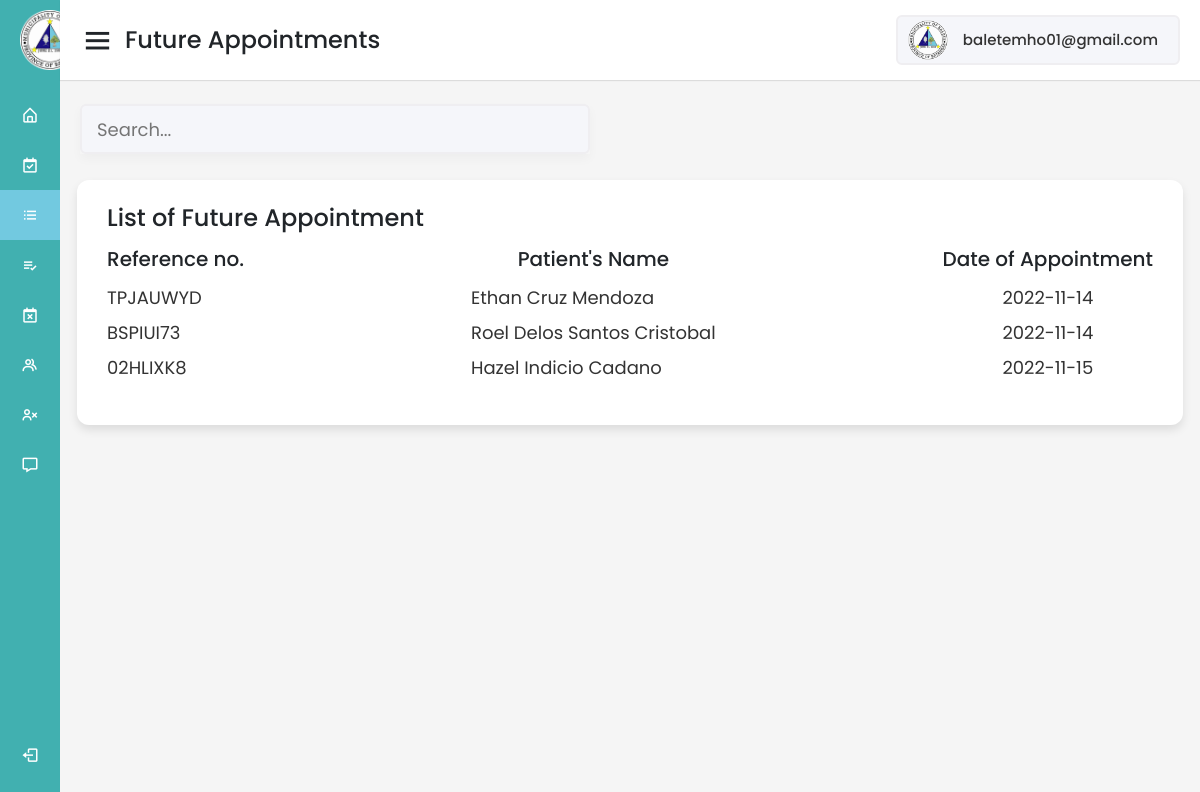
Screenshot of /Admin_Interface/listofapp/listofappointment.php (signed in) with the database file from the repository.
### tables this page shows
CREATE TABLE `registration` (
  `id` int(11) NOT NULL,
  `user_id` int(11) NOT NULL,
  `lastname` varchar(255) NOT NULL,
  `firstname` varchar(255) NOT NULL,
  `middlename` varchar(255) NOT NULL,
  `suffix` varchar(100) NOT NULL,
  `gender` varchar(50) NOT NULL,
  `dob` date NOT NULL,
  `age` varchar(255) NOT NULL,
  `contact` varchar(15) NOT NULL,
  `email` varchar(255) NOT NULL,
  `address` varchar(255) NOT NULL,
  `barangay` varchar(255) NOT NULL,
  `img` varchar(255) NOT NULL,
  `password` varchar(255) NOT NULL,
  `confirmpassword` varchar(255) NOT NULL,
  `usertype` varchar(255) NOT NULL,
  `verifycode` varchar(255) NOT NULL,
  `verified` varchar(255) NOT NULL
);

CREATE TABLE `appointment` (
  `id` int(11) NOT NULL,
  `reference` varchar(255) NOT NULL,
  `fullname` varchar(255) NOT NULL,
  `suffix` varchar(255) NOT NULL,
  `age` varchar(255) NOT NULL,
  `gender` varchar(255) NOT NULL,
  `contact` varchar(255) NOT NULL,
  `email` varchar(255) NOT NULL,
  `address` varchar(255) NOT NULL,
  `barangay` varchar(255) NOT NULL,
  `typeofapp` varchar(255) NOT NULL,
  `timeofapp` varchar(255) NOT NULL,
  `dateofapp` date NOT NULL,
  `status` varchar(255) NOT NULL,
  `dateofreq` varchar(255) NOT NULL,
  `now` varchar(255) NOT NULL DEFAULT ''
);

### Admin_Interface/listofapp/listofappointment.php (the view, shortened to what this page needs)
<?php
$email = $_SESSION['txtEmail'];
?>
<!DOCTYPE html>
<html lang="en">
<head>
    <link href='https://unpkg.com/boxicons@2.0.7/css/boxicons.min.css' rel='stylesheet'>
    <link rel="stylesheet" href="https://cdnjs.cloudflare.com/ajax/libs/bootstrap/4.6.1/css/bootstrap.min.css">
    <link rel="stylesheet" href="http://maxcdn.bootstrapcdn.com/font-awesome/4.2.0/css/font-awesome.min.css">
    <link rel="stylesheet" href="listofapp.css">
</head>
<body>
    <div class="sidebar">
        <div class="logo-details">
            <img src="../image/logo.png" alt="" class="logo">
          <span class="logo_name">BMHO</span>
        </div>
          <ul class="nav-links">
            <li>
              <a href="../home_admin/admin-home.php" >
                <i class='bx bx-home-alt' ></i>
                <span class="links_name">Home</span>
              </a>
            </li>
            <li>
                <a href="../todayssched/todayssched.php">
                  <i class='bx bx-calendar-check' ></i>
                  <span class="links_name">Today's Schedule</span>
                </a>
              </li>
            <li>
              <a href="#" class="active">
                <i class='bx bx-list-ul' ></i>
                <span class="links_name">Future Appointment</span>
              </a>
            </li>
            <li>
              <a href="../doneapp/doneappointment.php">
                <i class='bx bx-list-check' ></i>
                <span class="links_name">Done Appointment</span>
              </a>
            </li>
            <li>
              <a href="../cancelledapp/cancelapp.php">
                <i class='bx bx-calendar-x' ></i>
                <span class="links_name">Cancelled</span>
              </a>
            </li>
            <li>
              <a href="../useracc/useraccount.php">
                <i class='bx bx-group' ></i>
                <span class="links_name">User Account</span>
              </a>
            </li>
            <li>
              <a href="../archivedacc/archived.php">
                <i class='bx bx-user-x' ></i>
                <span class="links_name">Archived Account</span>
              </a>
            </li>
            <li>
              <a href="../messages/messages.php">
                <i class='bx bx-message' ></i>
                <span class="links_name">Messages</span>
              </a>
            </li>
            <li class="log_out">
              <a href="" data-bs-toggle="modal" data-bs-target="#exampleModalCenter">
                <i class='bx bx-log-out'></i>
                <span class="links_name">Log out</span>
              </a>
            </li>
          </ul>
      </div>
      <section class="home-section">
        <nav>
          <div class="sidebar-button">
            <i class='bx bx-menu sidebarBtn'></i>
            <span class="dashboard">Future Appointments</span>
          </div>
          <?php
          include '../../database/config.php';
          $query = mysqli_query($conn, "SELECT * FROM registration WHERE email = '$email'")
          or die('query failed');
          if(mysqli_num_rows($query) > 0) {
            $items = mysqli_fetch_assoc($query);
          }
          ?>
          <li style="list-style: none"><a href="../adminprofile/admin-profile.php?lastname=<?php echo $items['lastname']?> &firstname=<?php echo $items['firstname']?> &middlename=<?php echo $items['middlename']?> &gender=<?php echo $items['gender']?> &suffix=<?php echo $items['suffix']?> &dob=<?php echo $items['dob'] ?>&age=<?php echo $items['age']?> &contact=<?php echo $items['contact']?> &email=<?php echo $items['email']?> &address=<?php echo $items['address']?> &barangay=<?php echo $items['barangay']?> &img=<?php echo $items['img'] ?>" class="profile-details"><img class="dp" src="<?php echo "../../admin_interface/upload/".$items['img']; ?>" alt="">
            <span class="admin_name"><?php echo $email ?></span></a></li>
        </nav>
        <div class="home-content">
          <div class="overview-boxes">
          <div class="search-box">
                <input id="myInput" type="text" name="" placeholder="Search..." style="width:510px">
              </div>
          </div>
          <div class="sales-boxes">
            <div class="recent-sales box">
              <div class="title" >List of Future Appointment</div>
              <div class="sales-details" id="myTable">
                <ul class="details">
                  <li class="topic" >Reference no.</li>
                  <?php
                    include '../database/config.php';
                    $query = "SELECT * FROM appointment WHERE dateofapp != now && status = 'pending' ORDER BY dateofapp";
                    $query_run = mysqli_query($conn, $query);
                    if(mysqli_num_rows($query_run) > 0) {
                      foreach($query_run as $items) {
                        ?>
                        <li> <a href="view-futureapp.php?reference=<?php echo $items['reference']?> &fullname=<?php echo $items['fullname']?> &typeofapp=<?php echo $items['typeofapp']?> &timeofapp=<?php echo $items['timeofapp']?> &dateofapp=<?php echo $items['dateofapp']?> &now=<?php echo $items['now']?>"><?= ucwords($items['reference']) ?> </a></li>
                    <?php
                      }
                    }
                  ?>
                </ul>
                <ul class="details">
                <li class="topic">Patient's Name</li>
                <?php
                  include '../database/config.php';
                  $query = "SELECT * FROM `appointment` WHERE dateofapp != now && status = 'pending' ORDER BY dateofapp";
                  $query_run = mysqli_query($conn, $query);
                  if(mysqli_num_rows($query_run) > 0) {
                  foreach($query_run as $items) {
                ?>
                <li class="pname"><a href="view-futureapp.php?reference=<?php echo $items['reference']?> &fullname=<?php echo $items['fullname']?> &typeofapp=<?php echo $items['typeofapp']?> &timeofapp=<?php echo $items['timeofapp']?> &dateofapp=<?php echo $items['dateofapp']?> &now=<?php echo $items['now']?>"><?= ucwords($items['fullname']) ?></a></li>
                <?php
                      }
                    }
                ?>
              </ul>
              <ul class="details">
                <li class="topic">Date of Appointment</li>
                <?php
                  include '../database/config.php';
                  $query = "SELECT * FROM appointment WHERE dateofapp != now && status = 'pending' ORDER BY dateofapp";
                  $query_run = mysqli_query($conn, $query);
                  if(mysqli_num_rows($query_run) > 0) {
                  foreach($query_run as $items) {
                ?>
                <li class="doa"><a href="" style='cursor: default;'><?= ucwords($items['dateofapp']) ?></a></li>
                <?php
                      }
                    }
                ?>
              </ul>
              </div>
            </div>
          </div>
        </div>
      </section>
</body>
</html>

### Admin_Interface/listofapp/listofapp.css (style rules this page uses)
:root { --lightblue: #72c9e0; --darkblue: #41b0b0; --white: #fff; --black: #000000; --gray: #ede4e4; --box-shadow: 0 3px 6px rgba(0,0,0,0.13); }
* { margin: 0; padding: 0; box-sizing: border-box; font-family: 'Poppins', sans-serif; text-decoration: none !important; }
.sidebar { position: fixed; height: 100%; width: 240px; background: var(--darkblue); transition: all 0.5s ease; }
.logo { padding: 10px 20px; height: 80px; }
.sidebar .logo-details { height: 80px; display: flex; align-items: center; }
.sidebar .logo-details .logo_name { color: #fff; font-size: 27px; font-weight: 500; }
.sidebar .nav-links { margin-top: 10px; }
.sidebar .nav-links li { position: relative; list-style: none; height: 50px; }
.sidebar .nav-links li a { height: 100%; width: 100%; display: flex; align-items: center; text-decoration: none; transition: all 0.4s ease; }
.sidebar .nav-links li a.active { background: var(--lightblue); }
.sidebar .nav-links li i { min-width: 60px; text-align: center; font-size: 18px; color: #fff; }
.sidebar .nav-links li a .links_name { color: #fff; font-size: 15px; font-weight: 400; white-space: nowrap; }
.sidebar .nav-links .log_out { position: absolute; bottom: 20px; width: 100%; }
.home-section { position: relative; background: #f5f5f5; min-height: 100vh; width: calc(100% - 240px); left: 240px; transition: all 0.5s ease; }
.home-section nav { display: flex; justify-content: space-between; height: 80px; background: #fff; display: flex; align-items: center; position: fixed; width: calc(100% - 240px); left: 240px; z-index: 100; padding: 0 20px; box-shadow: 0 1px 1px rgba(0, 0, 0, 0.1); transition: all 0.5s ease; }
.home-section nav .sidebar-button { display: flex; align-items: center; font-size: 24px; font-weight: 500; }
nav .sidebar-button i { font-size: 35px; margin-right: 10px; }
.bx-menu, .bx-menu-alt-right { cursor: pointer; }
.home-section nav .profile-details { cursor: pointer; display: flex; align-items: center; background: #F5F6FA; border: 2px solid #EFEEF1; border-radius: 6px; height: 50px; min-width: 190px; padding: 0 10px; transition: 0.3s; }
nav .profile-details img { height: 40px; width: 40px; border-radius: 6px; object-fit: cover; }
nav .profile-details .admin_name { font-size: 15px; font-weight: 500; color: #333; margin: 0 10px; padding-left: 5px; white-space: nowrap; }
.home-section .home-content { position: relative; padding-top: 104px; }
.home-content .overview-boxes { display: flex; align-items: center; justify-content: space-between; flex-wrap: wrap; padding: 0 20px; margin-bottom: 26px; }
.home-content .sales-boxes { display: flex; justify-content: space-between; }
.search-box { position: relative; height: 50px; max-width: 550px; box-shadow: 0 5px 10px rgba(0, 0, 0, 0.03); }
.search-box input { height: 100%; width: 100%; outline: none; background: #F5F6FA; border: 2px solid #EFEEF1; border-radius: 6px; font-size: 18px; padding: 0 15px; }
.home-content .sales-boxes .recent-sales { width: 100%; background: #fff; padding: 20px 30px; margin: 0 17px; border-radius: 12px; box-shadow: 0 5px 10px rgba(0, 0, 0, 0.1); overflow-y: scroll; }
.home-content .sales-boxes .sales-details { display: flex; align-items: center; justify-content: space-between; }
.sales-boxes { max-height: 450px; }
.sales-boxes .box .title { font-size: 24px; font-weight: 500; }
.sales-boxes .sales-details li.topic { font-size: 20px; font-weight: 500; margin-bottom: 10px; text-align: center; }
.sales-boxes .sales-details li { list-style: none; margin: 8px 0; }
.sales-boxes .sales-details li a { font-size: 18px; color: #333; font-size: 400; text-decoration: none; }
.doa { text-align: center; }
@media (max-width: 1240px) { .sidebar { width: 60px; } }
@media (max-width: 1240px) { .home-section { width: calc(100% - 60px); left: 60px; } }
@media (max-width: 1240px) { .home-section nav { width: calc(100% - 60px); left: 60px; } }

### Admin_Interface/listofapp/listofappointment.php (style rules this page uses)
.dp { border-radius:100% !important; }

### rows the page displays
registration: img (picture)
appointment: reference "TPJAUWYD", fullname "Ethan Cruz Mendoza", dateofapp "2022-11-14"
appointment: reference "BSPIUI73", fullname "Roel Delos Santos Cristobal", dateofapp "2022-11-14"
appointment: reference "02HLIXK8", fullname "Hazel Indicio Cadano", dateofapp "2022-11-15"

### other values shown
$email "baletemho01@gmail.com"
